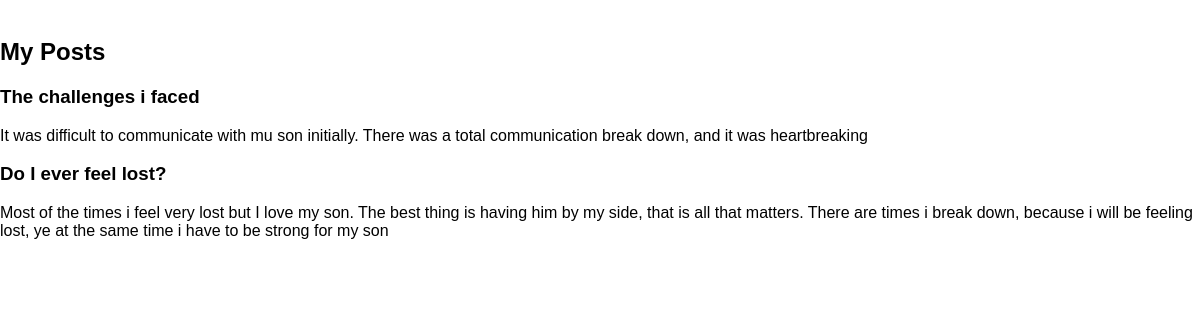
The app's page /my_posts (signed in) with its own data.
### api/models.py (models this page shows)
class Post(db.Model):
    id = db.Column(db.Integer, primary_key=True)
    user_id = db.Column(db.Integer, db.ForeignKey('user.id'), nullable=False)
    content = db.Column(db.Text, nullable=False)
    title = db.Column(db.String(200), nullable=False)
    user = db.relationship('User', back_populates='posts')

### app.py (the view)
	@app.route('/my_posts')
	def my_posts():
		if 'user_id' not in session:
			return redirect(url_for('login'))
		user_posts = Post.query.filter_by(user_id=session['user_id']).all()
		return render_template('my_posts.html', posts=user_posts)

### templates/my_posts.html (shortened to what this page needs)
<!DOCTYPE html>
<html>
        <head>
        <link rel="stylesheet" href="{{ url_for('static', filename='styles.css') }}">
        </head>
	<body>
        <nav>
        <ul>
            <li><a href="{{ url_for('dashboard') }}">Dashboard</a></li>
            <li><a href="{{ url_for('update_profile') }}">Profile</a></li>
        </ul>
    </nav>
        <div id="content">
        <h2>My Posts</h2>
                {% for post in posts %}
        			<div class="post">
            		<h3>{{ post.title }}</h3>
            		<p>{{ post.content }}</p>
        			</div>
    			{% endfor %}
        </div>
	</body>
</html>

### static/css/styles.css (style rules this page uses)
body { font-family: Arial, sans-serif; margin: 0; padding: 0; }
nav ul { list-style: none; padding: 0; margin: 0; display: flex; }
nav ul li { margin: 0 1rem; }
nav ul li a { color: white; text-decoration: none; }

### records on screen
Post: title "The challenges i faced", content "It was difficult to communicate with mu son initially. There was a total communication break down, and it was heartbreaking"
Post: title "Do I ever feel lost?", content "Most of the times i feel very lost but I love my son. The best thing is having him by my side, that is all that matters. There are times i break down, because i will be feeling lost, ye at the same time i have to be strong for my son"
